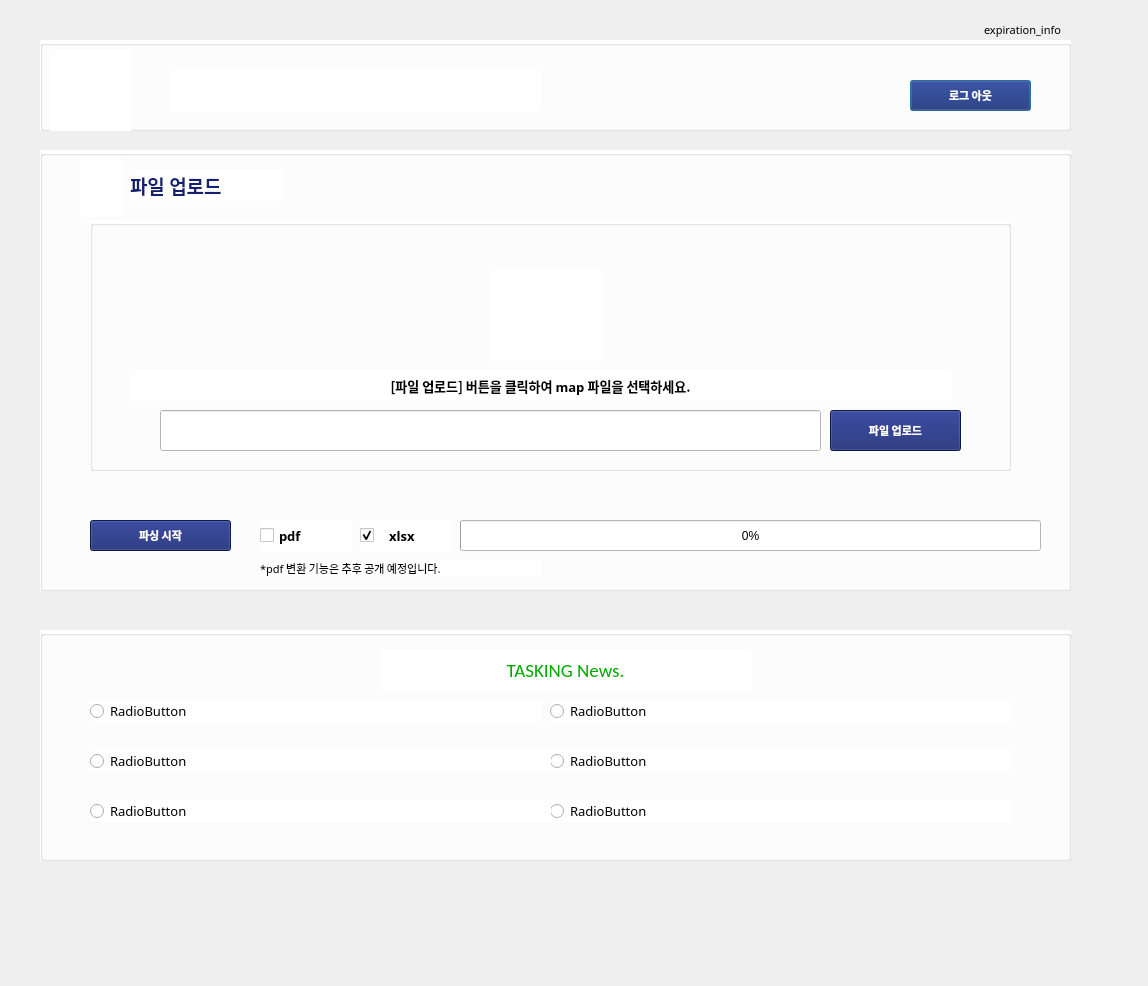
<?xml version="1.0" encoding="UTF-8"?>
<ui version="4.0">
 <class>Dialog</class>
 <widget class="QDialog" name="Dialog">
  <property name="geometry">
   <rect>
    <x>0</x>
    <y>0</y>
    <width>1148</width>
    <height>986</height>
   </rect>
  </property>
  <property name="windowTitle">
   <string>Dialog</string>
  </property>
  <widget class="QLabel" name="label_expired_info">
   <property name="geometry">
    <rect>
     <x>110</x>
     <y>20</y>
     <width>951</width>
     <height>20</height>
    </rect>
   </property>
   <property name="font">
    <font>
     <family>MS Gothic</family>
     <pointsize>8</pointsize>
    </font>
   </property>
   <property name="layoutDirection">
    <enum>Qt::LeftToRight</enum>
   </property>
   <property name="text">
    <string>expiration_info</string>
   </property>
   <property name="alignment">
    <set>Qt::AlignRight|Qt::AlignTrailing|Qt::AlignVCenter</set>
   </property>
  </widget>
  <widget class="QGroupBox" name="groupBox">
   <property name="geometry">
    <rect>
     <x>40</x>
     <y>40</y>
     <width>1031</width>
     <height>91</height>
    </rect>
   </property>
   <property name="autoFillBackground">
    <bool>false</bool>
   </property>
   <property name="styleSheet">
    <string notr="true">background-color: rgb(255, 255, 255);</string>
   </property>
   <property name="title">
    <string/>
   </property>
   <widget class="QLabel" name="label_user_logo">
    <property name="geometry">
     <rect>
      <x>10</x>
      <y>10</y>
      <width>81</width>
      <height>81</height>
     </rect>
    </property>
    <property name="text">
     <string/>
    </property>
    <property name="pixmap">
     <pixmap resource="icon_T.qrc">:/icon/icon_T.png</pixmap>
    </property>
   </widget>
   <widget class="QPushButton" name="logout_BTN">
    <property name="geometry">
     <rect>
      <x>870</x>
      <y>40</y>
      <width>121</width>
      <height>31</height>
     </rect>
    </property>
    <property name="palette">
     <palette>
      <active>
       <colorrole role="WindowText">
        <brush brushstyle="SolidPattern">
         <color alpha="255">
          <red>255</red>
          <green>255</green>
          <blue>255</blue>
         </color>
        </brush>
       </colorrole>
       <colorrole role="Button">
        <brush brushstyle="SolidPattern">
         <color alpha="255">
          <red>18</red>
          <green>32</green>
          <blue>110</blue>
         </color>
        </brush>
       </colorrole>
       <colorrole role="Text">
        <brush brushstyle="SolidPattern">
         <color alpha="255">
          <red>255</red>
          <green>255</green>
          <blue>255</blue>
         </color>
        </brush>
       </colorrole>
       <colorrole role="ButtonText">
        <brush brushstyle="SolidPattern">
         <color alpha="255">
          <red>255</red>
          <green>255</green>
          <blue>255</blue>
         </color>
        </brush>
       </colorrole>
       <colorrole role="Base">
        <brush brushstyle="SolidPattern">
         <color alpha="255">
          <red>18</red>
          <green>32</green>
          <blue>110</blue>
         </color>
        </brush>
       </colorrole>
       <colorrole role="Window">
        <brush brushstyle="SolidPattern">
         <color alpha="255">
          <red>18</red>
          <green>32</green>
          <blue>110</blue>
         </color>
        </brush>
       </colorrole>
      </active>
      <inactive>
       <colorrole role="WindowText">
        <brush brushstyle="SolidPattern">
         <color alpha="255">
          <red>255</red>
          <green>255</green>
          <blue>255</blue>
         </color>
        </brush>
       </colorrole>
       <colorrole role="Button">
        <brush brushstyle="SolidPattern">
         <color alpha="255">
          <red>18</red>
          <green>32</green>
          <blue>110</blue>
         </color>
        </brush>
       </colorrole>
       <colorrole role="Text">
        <brush brushstyle="SolidPattern">
         <color alpha="255">
          <red>255</red>
          <green>255</green>
          <blue>255</blue>
         </color>
        </brush>
       </colorrole>
       <colorrole role="ButtonText">
        <brush brushstyle="SolidPattern">
         <color alpha="255">
          <red>255</red>
          <green>255</green>
          <blue>255</blue>
         </color>
        </brush>
       </colorrole>
       <colorrole role="Base">
        <brush brushstyle="SolidPattern">
         <color alpha="255">
          <red>18</red>
          <green>32</green>
          <blue>110</blue>
         </color>
        </brush>
       </colorrole>
       <colorrole role="Window">
        <brush brushstyle="SolidPattern">
         <color alpha="255">
          <red>18</red>
          <green>32</green>
          <blue>110</blue>
         </color>
        </brush>
       </colorrole>
      </inactive>
      <disabled>
       <colorrole role="WindowText">
        <brush brushstyle="SolidPattern">
         <color alpha="255">
          <red>255</red>
          <green>255</green>
          <blue>255</blue>
         </color>
        </brush>
       </colorrole>
       <colorrole role="Button">
        <brush brushstyle="SolidPattern">
         <color alpha="255">
          <red>18</red>
          <green>32</green>
          <blue>110</blue>
         </color>
        </brush>
       </colorrole>
       <colorrole role="Text">
        <brush brushstyle="SolidPattern">
         <color alpha="255">
          <red>255</red>
          <green>255</green>
          <blue>255</blue>
         </color>
        </brush>
       </colorrole>
       <colorrole role="ButtonText">
        <brush brushstyle="SolidPattern">
         <color alpha="255">
          <red>255</red>
          <green>255</green>
          <blue>255</blue>
         </color>
        </brush>
       </colorrole>
       <colorrole role="Base">
        <brush brushstyle="SolidPattern">
         <color alpha="255">
          <red>18</red>
          <green>32</green>
          <blue>110</blue>
         </color>
        </brush>
       </colorrole>
       <colorrole role="Window">
        <brush brushstyle="SolidPattern">
         <color alpha="255">
          <red>18</red>
          <green>32</green>
          <blue>110</blue>
         </color>
        </brush>
       </colorrole>
      </disabled>
     </palette>
    </property>
    <property name="font">
     <font>
      <family>NanumGothic</family>
      <pointsize>8</pointsize>
      <weight>75</weight>
      <bold>true</bold>
     </font>
    </property>
    <property name="cursor">
     <cursorShape>ArrowCursor</cursorShape>
    </property>
    <property name="styleSheet">
     <string notr="true">background-color:rgb(18, 32, 110);
color:#ffffff</string>
    </property>
    <property name="text">
     <string>로그 아웃</string>
    </property>
   </widget>
   <widget class="QLabel" name="label_title">
    <property name="geometry">
     <rect>
      <x>130</x>
      <y>30</y>
      <width>371</width>
      <height>41</height>
     </rect>
    </property>
    <property name="text">
     <string/>
    </property>
    <property name="pixmap">
     <pixmap resource="../GUI-code-21_backup/icon_T.qrc">:/icon/parser_title.png</pixmap>
    </property>
    <property name="scaledContents">
     <bool>true</bool>
    </property>
   </widget>
   <zorder>logout_BTN</zorder>
   <zorder>label_user_logo</zorder>
   <zorder>label_title</zorder>
  </widget>
  <widget class="QGroupBox" name="groupBox_4">
   <property name="geometry">
    <rect>
     <x>40</x>
     <y>630</y>
     <width>1031</width>
     <height>231</height>
    </rect>
   </property>
   <property name="styleSheet">
    <string notr="true">background-color: rgb(255, 255, 255);</string>
   </property>
   <property name="title">
    <string/>
   </property>
   <widget class="QLabel" name="label_12">
    <property name="geometry">
     <rect>
      <x>340</x>
      <y>20</y>
      <width>371</width>
      <height>41</height>
     </rect>
    </property>
    <property name="font">
     <font>
      <family>Calibri</family>
      <pointsize>14</pointsize>
      <weight>50</weight>
      <bold>false</bold>
     </font>
    </property>
    <property name="styleSheet">
     <string notr="true">color: rgb(0, 170, 0);</string>
    </property>
    <property name="text">
     <string>TASKING News.</string>
    </property>
    <property name="alignment">
     <set>Qt::AlignCenter</set>
    </property>
   </widget>
   <widget class="QRadioButton" name="radioButton_4">
    <property name="geometry">
     <rect>
      <x>510</x>
      <y>120</y>
      <width>461</width>
      <height>22</height>
     </rect>
    </property>
    <property name="font">
     <font>
      <family>굴림체</family>
      <pointsize>10</pointsize>
      <weight>50</weight>
      <bold>false</bold>
     </font>
    </property>
    <property name="text">
     <string>RadioButton</string>
    </property>
    <property name="checkable">
     <bool>false</bool>
    </property>
   </widget>
   <widget class="QRadioButton" name="radioButton_1">
    <property name="geometry">
     <rect>
      <x>50</x>
      <y>70</y>
      <width>451</width>
      <height>22</height>
     </rect>
    </property>
    <property name="font">
     <font>
      <family>굴림체</family>
      <pointsize>10</pointsize>
      <weight>50</weight>
      <bold>false</bold>
     </font>
    </property>
    <property name="text">
     <string>RadioButton</string>
    </property>
    <property name="checkable">
     <bool>false</bool>
    </property>
   </widget>
   <widget class="QRadioButton" name="radioButton_6">
    <property name="enabled">
     <bool>true</bool>
    </property>
    <property name="geometry">
     <rect>
      <x>510</x>
      <y>170</y>
      <width>461</width>
      <height>22</height>
     </rect>
    </property>
    <property name="font">
     <font>
      <family>굴림체</family>
      <pointsize>10</pointsize>
      <weight>50</weight>
      <bold>false</bold>
     </font>
    </property>
    <property name="text">
     <string>RadioButton</string>
    </property>
    <property name="checkable">
     <bool>false</bool>
    </property>
   </widget>
   <widget class="QRadioButton" name="radioButton_2">
    <property name="geometry">
     <rect>
      <x>510</x>
      <y>70</y>
      <width>461</width>
      <height>22</height>
     </rect>
    </property>
    <property name="font">
     <font>
      <family>굴림체</family>
      <pointsize>10</pointsize>
      <weight>50</weight>
      <bold>false</bold>
     </font>
    </property>
    <property name="text">
     <string>RadioButton</string>
    </property>
    <property name="checkable">
     <bool>false</bool>
    </property>
   </widget>
   <widget class="QRadioButton" name="radioButton_5">
    <property name="geometry">
     <rect>
      <x>50</x>
      <y>170</y>
      <width>461</width>
      <height>22</height>
     </rect>
    </property>
    <property name="font">
     <font>
      <family>굴림체</family>
      <pointsize>10</pointsize>
      <weight>50</weight>
      <bold>false</bold>
     </font>
    </property>
    <property name="text">
     <string>RadioButton</string>
    </property>
    <property name="checkable">
     <bool>false</bool>
    </property>
   </widget>
   <widget class="QRadioButton" name="radioButton_3">
    <property name="geometry">
     <rect>
      <x>50</x>
      <y>120</y>
      <width>461</width>
      <height>22</height>
     </rect>
    </property>
    <property name="font">
     <font>
      <family>굴림체</family>
      <pointsize>10</pointsize>
      <weight>50</weight>
      <bold>false</bold>
     </font>
    </property>
    <property name="text">
     <string>RadioButton</string>
    </property>
    <property name="checkable">
     <bool>false</bool>
    </property>
   </widget>
  </widget>
  <widget class="QLabel" name="label_logo">
   <property name="geometry">
    <rect>
     <x>480</x>
     <y>600</y>
     <width>141</width>
     <height>31</height>
    </rect>
   </property>
   <property name="text">
    <string/>
   </property>
   <property name="pixmap">
    <pixmap resource="icon_T.qrc">:/icon/logo_sm.png</pixmap>
   </property>
   <property name="alignment">
    <set>Qt::AlignCenter</set>
   </property>
  </widget>
  <widget class="QGroupBox" name="groupBox_2">
   <property name="geometry">
    <rect>
     <x>40</x>
     <y>150</y>
     <width>1031</width>
     <height>441</height>
    </rect>
   </property>
   <property name="font">
    <font>
     <family>Agency FB</family>
     <pointsize>20</pointsize>
    </font>
   </property>
   <property name="styleSheet">
    <string notr="true">background-color: rgb(255, 255, 255);</string>
   </property>
   <property name="title">
    <string/>
   </property>
   <widget class="QLabel" name="label_upload_logo_sm">
    <property name="geometry">
     <rect>
      <x>40</x>
      <y>6</y>
      <width>41</width>
      <height>61</height>
     </rect>
    </property>
    <property name="text">
     <string/>
    </property>
    <property name="pixmap">
     <pixmap>../GUI-code-21_backup/icon_group_sm.png</pixmap>
    </property>
    <property name="alignment">
     <set>Qt::AlignCenter</set>
    </property>
   </widget>
   <widget class="QLabel" name="label_file_upload">
    <property name="geometry">
     <rect>
      <x>90</x>
      <y>20</y>
      <width>151</width>
      <height>31</height>
     </rect>
    </property>
    <property name="font">
     <font>
      <family>NanumGothic</family>
      <pointsize>14</pointsize>
      <weight>75</weight>
      <bold>true</bold>
     </font>
    </property>
    <property name="styleSheet">
     <string notr="true">color: #12206E;</string>
    </property>
    <property name="text">
     <string>파일 업로드</string>
    </property>
    <property name="alignment">
     <set>Qt::AlignLeading|Qt::AlignLeft|Qt::AlignVCenter</set>
    </property>
   </widget>
   <widget class="QLabel" name="label_upload_logo_lg">
    <property name="geometry">
     <rect>
      <x>450</x>
      <y>120</y>
      <width>111</width>
      <height>91</height>
     </rect>
    </property>
    <property name="text">
     <string/>
    </property>
    <property name="pixmap">
     <pixmap resource="../GUI-code-21_backup/icon_T.qrc">:/icon/icon_group_lg.png</pixmap>
    </property>
    <property name="alignment">
     <set>Qt::AlignCenter</set>
    </property>
   </widget>
   <widget class="QGroupBox" name="groupBox_3">
    <property name="geometry">
     <rect>
      <x>50</x>
      <y>70</y>
      <width>921</width>
      <height>251</height>
     </rect>
    </property>
    <property name="styleSheet">
     <string notr="true">background-color: rgb(255, 255, 255);</string>
    </property>
    <property name="title">
     <string/>
    </property>
    <property name="flat">
     <bool>false</bool>
    </property>
    <widget class="QLabel" name="label_7">
     <property name="geometry">
      <rect>
       <x>40</x>
       <y>150</y>
       <width>821</width>
       <height>31</height>
      </rect>
     </property>
     <property name="font">
      <font>
       <family>Adobe Devanagari</family>
       <pointsize>10</pointsize>
       <weight>75</weight>
       <bold>true</bold>
      </font>
     </property>
     <property name="styleSheet">
      <string notr="true">color: rgb(0, 0, 0);</string>
     </property>
     <property name="text">
      <string>[파일 업로드] 버튼을 클릭하여 map 파일을 선택하세요.</string>
     </property>
     <property name="alignment">
      <set>Qt::AlignCenter</set>
     </property>
    </widget>
    <widget class="QLineEdit" name="file_upload_edit">
     <property name="geometry">
      <rect>
       <x>70</x>
       <y>190</y>
       <width>661</width>
       <height>41</height>
      </rect>
     </property>
    </widget>
    <widget class="QPushButton" name="file_upload_BTN">
     <property name="geometry">
      <rect>
       <x>740</x>
       <y>190</y>
       <width>131</width>
       <height>41</height>
      </rect>
     </property>
     <property name="palette">
      <palette>
       <active>
        <colorrole role="WindowText">
         <brush brushstyle="SolidPattern">
          <color alpha="255">
           <red>255</red>
           <green>255</green>
           <blue>255</blue>
          </color>
         </brush>
        </colorrole>
        <colorrole role="Button">
         <brush brushstyle="SolidPattern">
          <color alpha="255">
           <red>18</red>
           <green>32</green>
           <blue>110</blue>
          </color>
         </brush>
        </colorrole>
        <colorrole role="Light">
         <brush brushstyle="SolidPattern">
          <color alpha="255">
           <red>143</red>
           <green>188</green>
           <blue>255</blue>
          </color>
         </brush>
        </colorrole>
        <colorrole role="Midlight">
         <brush brushstyle="SolidPattern">
          <color alpha="255">
           <red>97</red>
           <green>155</green>
           <blue>240</blue>
          </color>
         </brush>
        </colorrole>
        <colorrole role="Dark">
         <brush brushstyle="SolidPattern">
          <color alpha="255">
           <red>26</red>
           <green>61</green>
           <blue>113</blue>
          </color>
         </brush>
        </colorrole>
        <colorrole role="Mid">
         <brush brushstyle="SolidPattern">
          <color alpha="255">
           <red>34</red>
           <green>81</green>
           <blue>151</blue>
          </color>
         </brush>
        </colorrole>
        <colorrole role="Text">
         <brush brushstyle="SolidPattern">
          <color alpha="255">
           <red>255</red>
           <green>255</green>
           <blue>255</blue>
          </color>
         </brush>
        </colorrole>
        <colorrole role="BrightText">
         <brush brushstyle="SolidPattern">
          <color alpha="255">
           <red>255</red>
           <green>255</green>
           <blue>255</blue>
          </color>
         </brush>
        </colorrole>
        <colorrole role="ButtonText">
         <brush brushstyle="SolidPattern">
          <color alpha="255">
           <red>255</red>
           <green>255</green>
           <blue>255</blue>
          </color>
         </brush>
        </colorrole>
        <colorrole role="Base">
         <brush brushstyle="SolidPattern">
          <color alpha="255">
           <red>18</red>
           <green>32</green>
           <blue>110</blue>
          </color>
         </brush>
        </colorrole>
        <colorrole role="Window">
         <brush brushstyle="SolidPattern">
          <color alpha="255">
           <red>18</red>
           <green>32</green>
           <blue>110</blue>
          </color>
         </brush>
        </colorrole>
        <colorrole role="Shadow">
         <brush brushstyle="SolidPattern">
          <color alpha="255">
           <red>0</red>
           <green>0</green>
           <blue>0</blue>
          </color>
         </brush>
        </colorrole>
        <colorrole role="AlternateBase">
         <brush brushstyle="SolidPattern">
          <color alpha="255">
           <red>153</red>
           <green>188</green>
           <blue>240</blue>
          </color>
         </brush>
        </colorrole>
        <colorrole role="ToolTipBase">
         <brush brushstyle="SolidPattern">
          <color alpha="255">
           <red>255</red>
           <green>255</green>
           <blue>220</blue>
          </color>
         </brush>
        </colorrole>
        <colorrole role="ToolTipText">
         <brush brushstyle="SolidPattern">
          <color alpha="255">
           <red>0</red>
           <green>0</green>
           <blue>0</blue>
          </color>
         </brush>
        </colorrole>
       </active>
       <inactive>
        <colorrole role="WindowText">
         <brush brushstyle="SolidPattern">
          <color alpha="255">
           <red>255</red>
           <green>255</green>
           <blue>255</blue>
          </color>
         </brush>
        </colorrole>
        <colorrole role="Button">
         <brush brushstyle="SolidPattern">
          <color alpha="255">
           <red>18</red>
           <green>32</green>
           <blue>110</blue>
          </color>
         </brush>
        </colorrole>
        <colorrole role="Light">
         <brush brushstyle="SolidPattern">
          <color alpha="255">
           <red>143</red>
           <green>188</green>
           <blue>255</blue>
          </color>
         </brush>
        </colorrole>
        <colorrole role="Midlight">
         <brush brushstyle="SolidPattern">
          <color alpha="255">
           <red>97</red>
           <green>155</green>
           <blue>240</blue>
          </color>
         </brush>
        </colorrole>
        <colorrole role="Dark">
         <brush brushstyle="SolidPattern">
          <color alpha="255">
           <red>26</red>
           <green>61</green>
           <blue>113</blue>
          </color>
         </brush>
        </colorrole>
        <colorrole role="Mid">
         <brush brushstyle="SolidPattern">
          <color alpha="255">
           <red>34</red>
           <green>81</green>
           <blue>151</blue>
          </color>
         </brush>
        </colorrole>
        <colorrole role="Text">
         <brush brushstyle="SolidPattern">
          <color alpha="255">
           <red>255</red>
           <green>255</green>
           <blue>255</blue>
          </color>
         </brush>
        </colorrole>
        <colorrole role="BrightText">
         <brush brushstyle="SolidPattern">
          <color alpha="255">
           <red>255</red>
           <green>255</green>
           <blue>255</blue>
          </color>
         </brush>
        </colorrole>
        <colorrole role="ButtonText">
         <brush brushstyle="SolidPattern">
          <color alpha="255">
           <red>255</red>
           <green>255</green>
           <blue>255</blue>
          </color>
         </brush>
        </colorrole>
        <colorrole role="Base">
         <brush brushstyle="SolidPattern">
          <color alpha="255">
           <red>18</red>
           <green>32</green>
           <blue>110</blue>
          </color>
         </brush>
        </colorrole>
        <colorrole role="Window">
         <brush brushstyle="SolidPattern">
          <color alpha="255">
           <red>18</red>
           <green>32</green>
           <blue>110</blue>
          </color>
         </brush>
        </colorrole>
        <colorrole role="Shadow">
         <brush brushstyle="SolidPattern">
          <color alpha="255">
           <red>0</red>
           <green>0</green>
           <blue>0</blue>
          </color>
         </brush>
        </colorrole>
        <colorrole role="AlternateBase">
         <brush brushstyle="SolidPattern">
          <color alpha="255">
           <red>153</red>
           <green>188</green>
           <blue>240</blue>
          </color>
         </brush>
        </colorrole>
        <colorrole role="ToolTipBase">
         <brush brushstyle="SolidPattern">
          <color alpha="255">
           <red>255</red>
           <green>255</green>
           <blue>220</blue>
          </color>
         </brush>
        </colorrole>
        <colorrole role="ToolTipText">
         <brush brushstyle="SolidPattern">
          <color alpha="255">
           <red>0</red>
           <green>0</green>
           <blue>0</blue>
          </color>
         </brush>
        </colorrole>
       </inactive>
       <disabled>
        <colorrole role="WindowText">
         <brush brushstyle="SolidPattern">
          <color alpha="255">
           <red>255</red>
           <green>255</green>
           <blue>255</blue>
          </color>
         </brush>
        </colorrole>
        <colorrole role="Button">
         <brush brushstyle="SolidPattern">
          <color alpha="255">
           <red>18</red>
           <green>32</green>
           <blue>110</blue>
          </color>
         </brush>
        </colorrole>
        <colorrole role="Light">
         <brush brushstyle="SolidPattern">
          <color alpha="255">
           <red>143</red>
           <green>188</green>
           <blue>255</blue>
          </color>
         </brush>
        </colorrole>
        <colorrole role="Midlight">
         <brush brushstyle="SolidPattern">
          <color alpha="255">
           <red>97</red>
           <green>155</green>
           <blue>240</blue>
          </color>
         </brush>
        </colorrole>
        <colorrole role="Dark">
         <brush brushstyle="SolidPattern">
          <color alpha="255">
           <red>26</red>
           <green>61</green>
           <blue>113</blue>
          </color>
         </brush>
        </colorrole>
        <colorrole role="Mid">
         <brush brushstyle="SolidPattern">
          <color alpha="255">
           <red>34</red>
           <green>81</green>
           <blue>151</blue>
          </color>
         </brush>
        </colorrole>
        <colorrole role="Text">
         <brush brushstyle="SolidPattern">
          <color alpha="255">
           <red>255</red>
           <green>255</green>
           <blue>255</blue>
          </color>
         </brush>
        </colorrole>
        <colorrole role="BrightText">
         <brush brushstyle="SolidPattern">
          <color alpha="255">
           <red>255</red>
           <green>255</green>
           <blue>255</blue>
          </color>
         </brush>
        </colorrole>
        <colorrole role="ButtonText">
         <brush brushstyle="SolidPattern">
          <color alpha="255">
           <red>255</red>
           <green>255</green>
           <blue>255</blue>
          </color>
         </brush>
        </colorrole>
        <colorrole role="Base">
         <brush brushstyle="SolidPattern">
          <color alpha="255">
           <red>18</red>
           <green>32</green>
           <blue>110</blue>
          </color>
         </brush>
        </colorrole>
        <colorrole role="Window">
         <brush brushstyle="SolidPattern">
          <color alpha="255">
           <red>18</red>
           <green>32</green>
           <blue>110</blue>
          </color>
         </brush>
        </colorrole>
        <colorrole role="Shadow">
         <brush brushstyle="SolidPattern">
          <color alpha="255">
           <red>0</red>
           <green>0</green>
           <blue>0</blue>
          </color>
         </brush>
        </colorrole>
        <colorrole role="AlternateBase">
         <brush brushstyle="SolidPattern">
          <color alpha="255">
           <red>52</red>
           <green>122</green>
           <blue>226</blue>
          </color>
         </brush>
        </colorrole>
        <colorrole role="ToolTipBase">
         <brush brushstyle="SolidPattern">
          <color alpha="255">
           <red>255</red>
           <green>255</green>
           <blue>220</blue>
          </color>
         </brush>
        </colorrole>
        <colorrole role="ToolTipText">
         <brush brushstyle="SolidPattern">
          <color alpha="255">
           <red>0</red>
           <green>0</green>
           <blue>0</blue>
          </color>
         </brush>
        </colorrole>
       </disabled>
      </palette>
     </property>
     <property name="font">
      <font>
       <family>NanumGothic</family>
       <pointsize>8</pointsize>
       <weight>75</weight>
       <bold>true</bold>
      </font>
     </property>
     <property name="styleSheet">
      <string notr="true">background-color:rgb(18, 32, 110);
color:#ffffff</string>
     </property>
     <property name="text">
      <string>파일 업로드</string>
     </property>
    </widget>
   </widget>
   <widget class="QCheckBox" name="checkBox">
    <property name="geometry">
     <rect>
      <x>220</x>
      <y>370</y>
      <width>91</width>
      <height>31</height>
     </rect>
    </property>
    <property name="font">
     <font>
      <family>NanumGothic</family>
      <pointsize>10</pointsize>
      <weight>75</weight>
      <bold>true</bold>
     </font>
    </property>
    <property name="text">
     <string>pdf</string>
    </property>
    <property name="checkable">
     <bool>false</bool>
    </property>
    <property name="checked">
     <bool>false</bool>
    </property>
   </widget>
   <widget class="QCheckBox" name="checkBox_2">
    <property name="geometry">
     <rect>
      <x>320</x>
      <y>370</y>
      <width>91</width>
      <height>31</height>
     </rect>
    </property>
    <property name="font">
     <font>
      <family>NanumGothic</family>
      <pointsize>10</pointsize>
      <weight>75</weight>
      <bold>true</bold>
     </font>
    </property>
    <property name="text">
     <string>   xlsx</string>
    </property>
    <property name="checked">
     <bool>true</bool>
    </property>
   </widget>
   <widget class="QProgressBar" name="progressBar">
    <property name="geometry">
     <rect>
      <x>420</x>
      <y>370</y>
      <width>581</width>
      <height>31</height>
     </rect>
    </property>
    <property name="value">
     <number>0</number>
    </property>
   </widget>
   <widget class="QPushButton" name="generating_BTN">
    <property name="geometry">
     <rect>
      <x>50</x>
      <y>370</y>
      <width>141</width>
      <height>31</height>
     </rect>
    </property>
    <property name="font">
     <font>
      <family>NanumGothic</family>
      <pointsize>8</pointsize>
      <weight>75</weight>
      <bold>true</bold>
     </font>
    </property>
    <property name="styleSheet">
     <string notr="true">background-color:rgb(18, 32, 110);
color:#ffffff</string>
    </property>
    <property name="text">
     <string>파싱 시작</string>
    </property>
   </widget>
   <widget class="QLabel" name="label">
    <property name="geometry">
     <rect>
      <x>220</x>
      <y>410</y>
      <width>281</width>
      <height>16</height>
     </rect>
    </property>
    <property name="font">
     <font>
      <family>NanumGothic</family>
      <pointsize>8</pointsize>
      <weight>50</weight>
      <bold>false</bold>
     </font>
    </property>
    <property name="text">
     <string>*pdf 변환 기능은 추후 공개 예정입니다.</string>
    </property>
   </widget>
   <zorder>label</zorder>
   <zorder>groupBox_3</zorder>
   <zorder>label_upload_logo_sm</zorder>
   <zorder>label_file_upload</zorder>
   <zorder>label_upload_logo_lg</zorder>
   <zorder>checkBox</zorder>
   <zorder>checkBox_2</zorder>
   <zorder>progressBar</zorder>
   <zorder>generating_BTN</zorder>
  </widget>
 </widget>
 <resources>
  <include location="icon_T.qrc"/>
  <include location="gui_image.qrc"/>
  <include location="../GUI-code-21_backup/icon_T.qrc"/>
 </resources>
 <connections/>
</ui>
